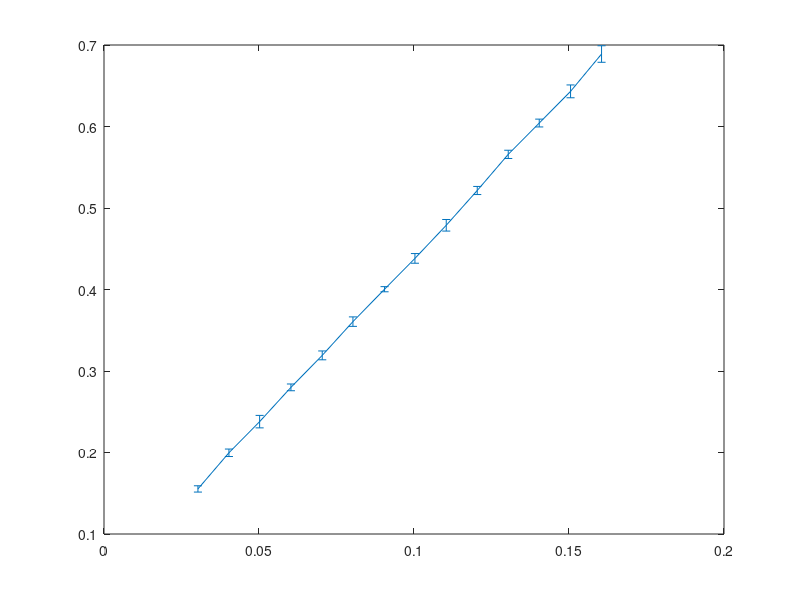

Here is the MATLAB script that generated this plot:
% mi posiziono nella cartella dati
cd ../
cd dati

g = 9.806;
k = 9.64;

% dati in input
dati = csvread("dyn_masse.csv")(2:end,:);
periodi = dati(:,2:end) / 10;
masse = dati(:,1) / 1000;
pesi = masse .* g;

N = length(periodi(1,:));

% calcolo le medie dei periodi e relativi errori
medie_periodi = mean(periodi, 2);
d = zeros(length(periodi(:,1)), 1);
for i = 1:N
	d += (periodi(:,i) - medie_periodi) .^ 2;
endfor
sigma_periodi = sqrt(d ./ (N - 1));

% eleviamo al quadrato
periodi_2 = periodi .^ 2;
medie_periodi_2 = mean(periodi_2, 2)
sigma_periodi_2 = 2 * medie_periodi .* sigma_periodi;

errorbar(masse, medie_periodi, sigma_periodi)
errorbar(masse, medie_periodi_2, sigma_periodi_2)

% funziona, non toccare!
% sto usando il metodo dell'inversa per calcolare le solzioni 
% e questo costruisce la matrice (non tutto oin una riga!)
m1 = sum(sigma_periodi_2 .^ -2);
m2 = sum(masse ./ (sigma_periodi_2 .^ 2));
m3 = sum(masse ./ (sigma_periodi_2 .^ 2));
m4 = sum((masse ./ sigma_periodi_2) .^ 2);
M = [m1, m2; m3, m4];

% termine noto
noto =  [sum(medie_periodi_2 ./ (sigma_periodi_2 .^ 2));
	sum(masse .* medie_periodi_2 ./ (sigma_periodi_2 .^ 2))];

risultato = inv(M) * noto;
A = risultato(1)
B = risultato(2)

C = sqrt(B * k)
m_e_C = (A * k) / C ^ 2
m_e_C = A / B % equivalente
k_n = (2 * pi) ^ 2 / B
m_e_2pi = (A * k) / (2 * pi) ^ 2

chi_2 = sum(((sigma_periodi_2 - A - B*masse) .^ 2) ./ (sigma_periodi_2))

% prova correzione
nu = 12;
corr = chi_2 / nu

sigma_periodi_2_corr = corr .* sigma_periodi_2;
sigma_periodi_corr = sqrt(sigma_periodi_2_corr);
chi_2_corr = sum(((sigma_periodi_2 - A - B*masse) .^ 2) ./
	(sigma_periodi_2_corr))